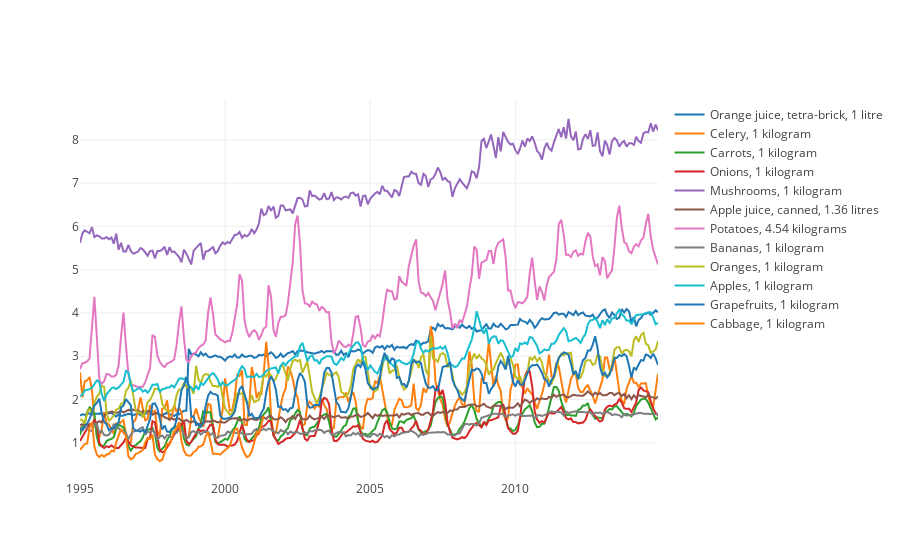

Write notebook code for a chart like this one.
### Code cell
plot_commodities([
    'Apples, 1 kilogram',
    'Bananas, 1 kilogram', 
    'Grapefruits, 1 kilogram',
    'Oranges, 1 kilogram', 
    'Apple juice, canned, 1.36 litres',
    'Orange juice, tetra-brick, 1 litre',
    'Cabbage, 1 kilogram',
    'Carrots, 1 kilogram', 
    'Celery, 1 kilogram',
    'Mushrooms, 1 kilogram', 
    'Onions, 1 kilogram',
    'Potatoes, 4.54 kilograms'
])

### Figure 1 — Plotly figure (JSON) as saved in the notebook; plotly's stock layout.template omitted (floating-point values rounded to 4 significant figures; data arrays with more than 128 entries replaced by an {"elided": "..."} marker saying what was removed)
{"data": [{"name": "Orange juice, tetra-brick, 1 litre", "type": "scatter", "uid": "d0c7321e-d804-11e8-9158-6c71d9546346", "x": {"elided": "240 str values"}, "y": {"elided": "240 float values"}}, {"name": "Celery, 1 kilogram", "type": "scatter", "uid": "d0c7321f-d804-11e8-9158-6c71d9546346", "x": {"elided": "240 str values"}, "y": {"elided": "240 float values"}}, {"name": "Carrots, 1 kilogram", "type": "scatter", "uid": "d0c73220-d804-11e8-9158-6c71d9546346", "x": {"elided": "240 str values"}, "y": {"elided": "240 float values"}}, {"name": "Onions, 1 kilogram", "type": "scatter", "uid": "d0c73221-d804-11e8-9158-6c71d9546346", "x": {"elided": "240 str values"}, "y": {"elided": "240 float values"}}, {"name": "Mushrooms, 1 kilogram", "type": "scatter", "uid": "d0c73222-d804-11e8-9158-6c71d9546346", "x": {"elided": "240 str values"}, "y": {"elided": "240 float values"}}, {"name": "Apple juice, canned, 1.36 litres", "type": "scatter", "uid": "d0c73223-d804-11e8-9158-6c71d9546346", "x": {"elided": "240 str values"}, "y": {"elided": "240 float values"}}, {"name": "Potatoes, 4.54 kilograms", "type": "scatter", "uid": "d0c73224-d804-11e8-9158-6c71d9546346", "x": {"elided": "240 str values"}, "y": {"elided": "240 float values"}}, {"name": "Bananas, 1 kilogram", "type": "scatter", "uid": "d0c73225-d804-11e8-9158-6c71d9546346", "x": {"elided": "240 str values"}, "y": {"elided": "240 float values"}}, {"name": "Oranges, 1 kilogram", "type": "scatter", "uid": "d0c73226-d804-11e8-9158-6c71d9546346", "x": {"elided": "240 str values"}, "y": {"elided": "240 float values"}}, {"name": "Apples, 1 kilogram", "type": "scatter", "uid": "d0c73227-d804-11e8-9158-6c71d9546346", "x": {"elided": "240 str values"}, "y": {"elided": "240 float values"}}, {"name": "Grapefruits, 1 kilogram", "type": "scatter", "uid": "d0c73228-d804-11e8-9158-6c71d9546346", "x": {"elided": "240 str values"}, "y": {"elided": "240 float values"}}, {"name": "Cabbage, 1 kilogram", "type": "scatter", "uid": "d0c73229-d804-11e8-9158-6c71d9546346", "x": ["1995-01-01", "1995-02-01", "1995-03-01", "1995-04-01", "1995-05-01", "1995-06-01", "1995-07-01", "1995-08-01", "1995-09-01", "1995-10-01", "1995-11-01", "1995-12-01", "1996-01-01", "1996-02-01", "1996-03-01", "1996-04-01", "1996-05-01", "1996-06-01", "1996-07-01", "1996-08-01", "1996-09-01", "1996-10-01", "1996-11-01", "1996-12-01", "1997-01-01", "1997-02-01", "1997-03-01", "1997-04-01", "1997-05-01", "1997-06-01", "1997-07-01", "1997-08-01", "1997-09-01", "1997-10-01", "1997-11-01", "1997-12-01", "1998-01-01", "1998-02-01", "1998-03-01", "1998-04-01", "1998-05-01", "1998-06-01", "1998-07-01", "1998-08-01", "1998-09-01", "1998-10-01", "1998-11-01", "1998-12-01", "1999-01-01", "1999-02-01", "1999-03-01", "1999-04-01", "1999-05-01", "1999-06-01", "1999-07-01", "1999-08-01", "1999-09-01", "1999-10-01", "1999-11-01", "1999-12-01", "2000-01-01", "2000-02-01", "2000-03-01", "2000-04-01", "2000-05-01", "2000-06-01", "2000-07-01", "2000-08-01", "2000-09-01", "2000-10-01", "2000-11-01", "2000-12-01", "2001-01-01", "2001-02-01", "2001-03-01", "2001-04-01", "2001-05-01"], "y": [0.84, 0.91, 0.97, 0.98, 1.35, 1.48, 0.92, 0.73, 0.67, 0.72, 0.68, 0.73, 0.74, 0.82, 0.8, 1.01, 1.15, 1.32, 1.23, 1.17, 0.69, 0.62, 0.65, 0.74, 0.76, 0.8, 0.83, 1.01, 1.11, 1.09, 1.19, 0.73, 0.62, 0.58, 0.61, 0.77, 0.98, 0.96, 1.11, 1.27, 1.34, 1.48, 1.05, 0.82, 0.72, 0.7, 0.71, 0.79, 0.82, 0.91, 0.92, 0.96, 1.14, 1.24, 1.03, 0.75, 0.75, 0.74, 0.73, 0.78, 0.84, 0.88, 0.93, 1.14, 1.31, 1.33, 1.13, 0.9, 0.76, 0.67, 0.7, 0.8, 1, 1.26, 1.21, 1.42, 1.62]}], "layout": {}}
